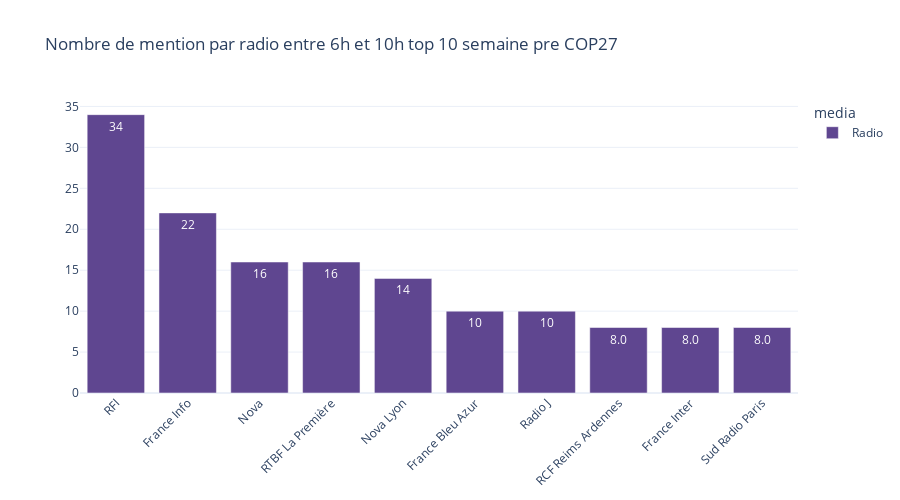

The notebook cell saved with this chart:
### Code cell
data_radio_1920 = data[(data.radio)&(data.date.dt.hour >= 6)&(data.date.dt.hour < 10)]
show_mentions_by_channel(data_radio_1920, n=10,method="minutes", title='Nombre de mention par radio entre 6h et 10h top 10 semaine pre COP27')

### Figure 1 — Plotly figure (JSON) as saved in the notebook; plotly's stock layout.template omitted (floating-point values rounded to 4 significant figures)
{"data": [{"alignmentgroup": "True", "hovertemplate": "media=Radio<br>channel_name=%{x}<br>count=%{y}<extra></extra>", "legendgroup": "Radio", "marker": {"color": "rgb(95, 70, 144)", "pattern": {"shape": ""}}, "name": "Radio", "offsetgroup": "Radio", "orientation": "v", "showlegend": true, "textposition": "auto", "texttemplate": "%{y:.2s}", "type": "bar", "x": ["RFI", "France Info", "Nova", "RTBF La Première", "Nova Lyon", "France Bleu Azur", "Radio J", "RCF Reims Ardennes", "France Inter", "Sud Radio Paris"], "xaxis": "x", "y": [34, 22, 16, 16, 14, 10, 10, 8, 8, 8], "yaxis": "y"}], "layout": {"barmode": "relative", "height": 500, "legend": {"title": {"text": "media"}, "tracegroupgap": 0}, "margin": {"b": 100}, "title": {"text": "Nombre de mention par radio entre 6h et 10h top 10 semaine pre COP27"}, "xaxis": {"anchor": "y", "categoryarray": ["RFI", "France Info", "Nova", "RTBF La Première", "Nova Lyon", "France Bleu Azur", "Radio J", "RCF Reims Ardennes", "France Inter", "Sud Radio Paris"], "categoryorder": "array", "domain": [0, 1], "tickangle": -45, "title": {}}, "yaxis": {"anchor": "x", "domain": [0, 1], "title": {}}}}
